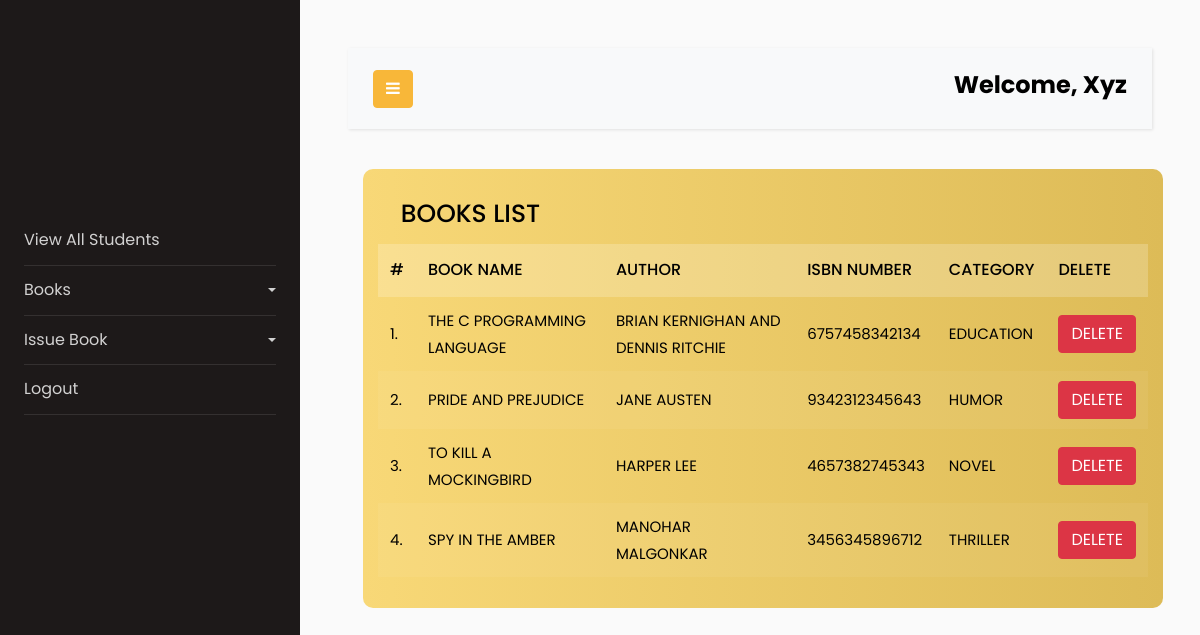
/view_books/ (signed in), run on the app's committed database.
### library/models.py (models this page shows, shortened)
class Book(models.Model):
    name = models.CharField(max_length=200)
    author = models.CharField(max_length=200)
    isbn = models.PositiveIntegerField()
    category = models.CharField(max_length=50)

### library/views.py (the view)
# urls.py: path("view_books/", views.view_books, name="view_books"),
@login_required(login_url='/admin_login')
def view_books(request):
    books = Book.objects.all()
    return render(request, "view_books.html", {'books': books})

### library/templates/view_books.html
{% extends 'admin_navbar.html' %}
{% load static %}
{% block body %}
<div class="container" style="margin-left: -0%;">
    <div class="row">
        <div class="col-md-offset-1 col-md-10">
            <div class="panel" style="width: 125%;">
                <div class="panel-heading">
                    <div class="row">
                        <div class="col col-sm-3 col-xs-12">
                            <h4 class="title">Books List</h4>
                        </div>
                    </div>
                </div>
                <div class="panel-body table-responsive" style="font-size: medium;">
                    <table class="table">
                        <thead>
                            <tr>
                                <th>#</th>
                                <th>Book Name</th>
                                <th>Author</th>
                                <th>ISBN Number</th>
                                <th>Category</th>
                                <th>Delete</th>
                            </tr>
                        </thead>
                        <tbody>
                            {% for book in books %}
                            <tr>
                                <td>{{forloop.counter}}.</td>
                                <td>{{book.name}}</td>
                                <td>{{book.author}}</td>
                                <td>{{book.isbn}}</td>
                                <td>{{book.category}}</td>
                                <td><a href="/delete_book/{{book.id}}/" class="btn btn-danger"
                                        onclick="return confirm('Are you sure you want to delete this book?')">
                                        Delete</a>
                                </td>
                            </tr>
                            {% endfor %}
                        </tbody>
                    </table>
                </div>
            </div>
        </div>
    </div>
</div>
{% endblock %}

### library/templates/admin_navbar.html (shortened to what this page needs)
<!doctype html>
<html lang="en">
<head>
  {% load static %}
  <link href="https://cdn.jsdelivr.net/npm/bootstrap@5.1.0/dist/css/bootstrap.min.css" rel="stylesheet"
>
  <link rel="stylesheet" href="https://stackpath.bootstrapcdn.com/font-awesome/4.7.0/css/font-awesome.min.css">
  <link rel="stylesheet" href="https://stackpath.bootstrapcdn.com/font-awesome/4.7.0/css/font-awesome.min.css">
  <link rel="stylesheet" href="{% static 'css/style.css' %}">
  <link rel="stylesheet" href="{% static 'css/table.css' %}">
</head>
<body>
  <div class="wrapper d-flex align-items-stretch">
    <nav id="sidebar">
      <div class="p-4 pt-5">
        <a href="#pageSubmenu" class="img logo rounded-circle mb-5"
          style="background-image: url('https://lh3.google.com/u/1/ogw/ADea4I77NHWQRvNoGTC42imJ6QmRbEtYMRspQgk-Rgnu=s192-c-mo');"></a>
        <ul class="list-unstyled components mb-5">
          <li>
            <a href="/view_students/">View All Students</a>
          </li>
          <li>
            <a href="#homeSubmenu" data-toggle="collapse" aria-expanded="false" class="dropdown-toggle">Books</a>
          </li>
          <li>
            <a href="#pageSubmenu" data-toggle="collapse" aria-expanded="false" class="dropdown-toggle">Issue Book</a>
          </li>
          <li>
            <a href="/logout/">Logout</a>
          </li>
        </ul>
      </div>
    </nav>
    <div id="content" class="p-4 p-md-5">
      <nav class="navbar navbar-expand-lg navbar-light bg-light">
        <div class="container-fluid">
          <button type="button" id="sidebarCollapse" class="btn btn-primary">
            <i class="fa fa-bars"></i>
          </button>
          <p class="mb-2" style="font-weight: bolder; font-size: x-large; color: #000; text-transform: capitalize;">Welcome, {{request.user}}</p>
        </div>
      </nav>
      {% block body %}
      {% endblock %}
      </div>
</body>
</html>

### library/static/css/table.css (style rules this page uses)
.panel { background: linear-gradient(to right, #f8d877, #ddbb57); padding: 15px; border-radius: 10px; border: none; color: #000; }
.panel .panel-heading { padding: 10px 10px; border-radius: 10px 10px 0 0; margin: 0; }
.panel .panel-heading .title { color: black; text-align: center; font-size: 25px; font-weight: 500; text-transform: uppercase; line-height: 40px; margin: 0; }
.panel .panel-body { padding: 0; }
.panel .panel-body .table thead tr th { color: black; background-color: rgba(255, 255, 255, 0.2); font-size: 16px; font-weight: 500; text-transform: uppercase; padding: 12px; border: none; }
.panel .panel-body .table tbody tr td { color: black; font-size: 15px; padding: 10px 12px; vertical-align: middle; text-transform: uppercase; border: none; }
.panel .panel-body .table tbody tr:nth-child(even) { background-color: rgba(255,255,255,0.05); }

### data on the page
Book: name "THE C PROGRAMMING LANGUAGE", author "BRIAN KERNIGHAN AND DENNIS RITCHIE", isbn "6757458342134", category "EDUCATION"
Book: name "PRIDE AND PREJUDICE", author "JANE AUSTEN", isbn "9342312345643", category "HUMOR"
Book: name "TO KILL A MOCKINGBIRD", author "HARPER LEE", isbn "4657382745343", category "NOVEL"
Book: name "SPY IN THE AMBER", author "MANOHAR MALGONKAR", isbn "3456345896712", category "THRILLER"

### other printed values
{{ request.user }} "Xyz"
